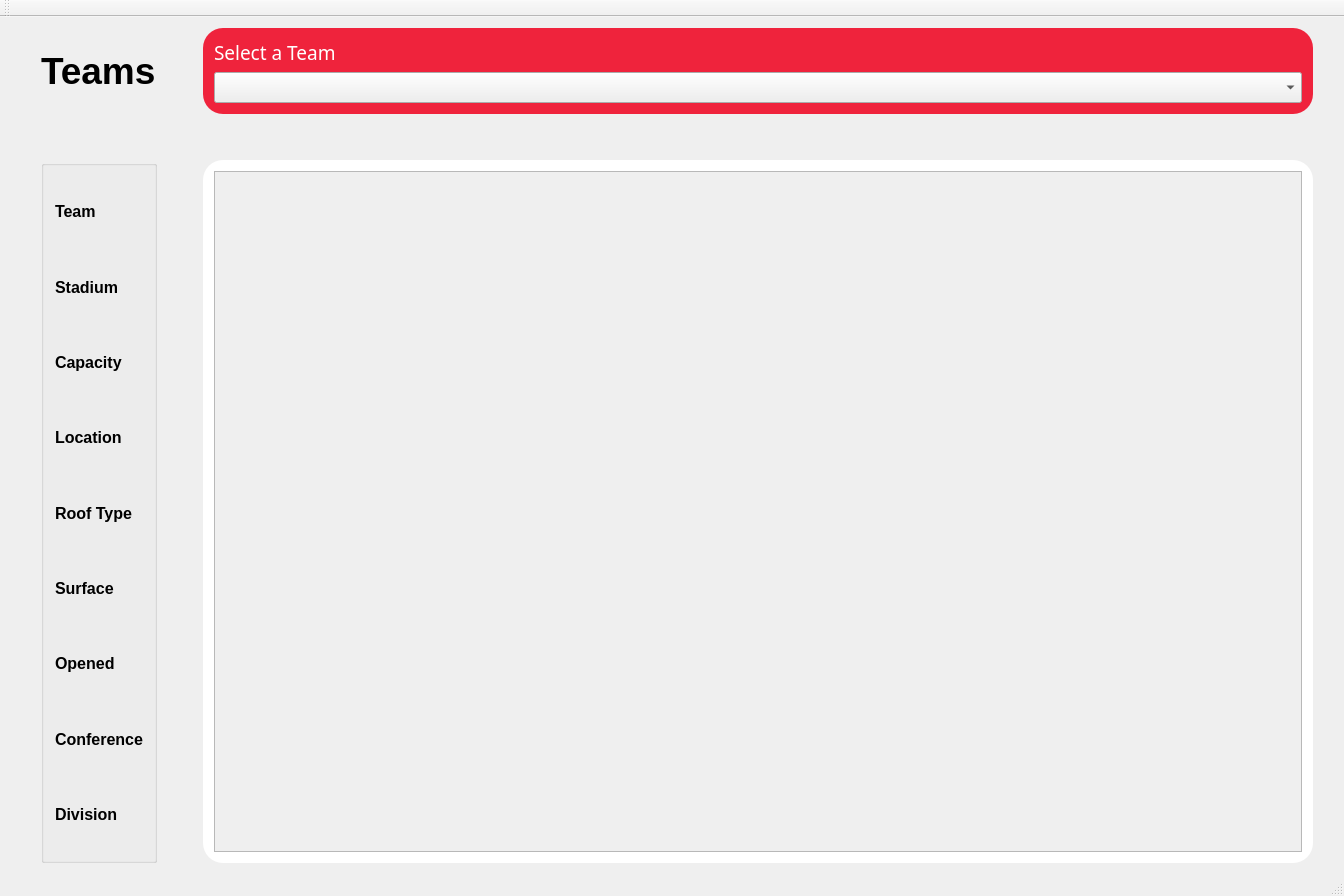
<?xml version="1.0" encoding="UTF-8"?>
<ui version="4.0">
 <class>DisplayTeamsClass</class>
 <widget class="QMainWindow" name="DisplayTeamsClass">
  <property name="geometry">
   <rect>
    <x>0</x>
    <y>0</y>
    <width>1344</width>
    <height>896</height>
   </rect>
  </property>
  <property name="windowTitle">
   <string>DisplayTeams</string>
  </property>
  <widget class="QWidget" name="centralWidget">
   <layout class="QGridLayout" name="gridLayout">
    <item row="0" column="1">
     <widget class="QLabel" name="label">
      <property name="font">
       <font>
        <pointsize>28</pointsize>
        <bold>true</bold>
       </font>
      </property>
      <property name="text">
       <string>Teams</string>
      </property>
     </widget>
    </item>
    <item row="2" column="3">
     <widget class="QGroupBox" name="groupBox">
      <property name="styleSheet">
       <string notr="true">QGroupBox{
	background: white;
	border-radius: 20px;
}
</string>
      </property>
      <property name="title">
       <string/>
      </property>
      <layout class="QVBoxLayout" name="verticalLayout_4">
       <item>
        <widget class="QScrollArea" name="food_scrollArea">
         <property name="widgetResizable">
          <bool>true</bool>
         </property>
         <widget class="QWidget" name="scrollAreaWidgetContents">
          <property name="geometry">
           <rect>
            <x>0</x>
            <y>0</y>
            <width>1083</width>
            <height>680</height>
           </rect>
          </property>
          <layout class="QVBoxLayout" name="verticalLayout">
           <item>
            <layout class="QVBoxLayout" name="vertical_food_layout">
             <item>
              <layout class="QGridLayout" name="gridLayout_2"/>
             </item>
            </layout>
           </item>
          </layout>
         </widget>
        </widget>
       </item>
      </layout>
     </widget>
    </item>
    <item row="1" column="3">
     <spacer name="verticalSpacer">
      <property name="orientation">
       <enum>Qt::Vertical</enum>
      </property>
      <property name="sizeType">
       <enum>QSizePolicy::Fixed</enum>
      </property>
      <property name="sizeHint" stdset="0">
       <size>
        <width>30</width>
        <height>40</height>
       </size>
      </property>
     </spacer>
    </item>
    <item row="0" column="3">
     <widget class="QGroupBox" name="groupBox_2">
      <property name="styleSheet">
       <string notr="true">QGroupBox{
	background: #EF233C;;
	border-radius: 20px;
}
</string>
      </property>
      <property name="title">
       <string/>
      </property>
      <layout class="QVBoxLayout" name="verticalLayout_3">
       <item>
        <widget class="QLabel" name="label_3">
         <property name="font">
          <font>
           <family>Tw Cen MT Condensed Extra Bold</family>
           <pointsize>14</pointsize>
          </font>
         </property>
         <property name="styleSheet">
          <string notr="true">color: white;</string>
         </property>
         <property name="text">
          <string>Select a Team</string>
         </property>
        </widget>
       </item>
       <item>
        <layout class="QVBoxLayout" name="verticalLayout_2">
         <item>
          <widget class="QComboBox" name="teamSelect">
           <property name="font">
            <font>
             <family>Cascadia Mono SemiLight</family>
             <pointsize>12</pointsize>
            </font>
           </property>
          </widget>
         </item>
        </layout>
       </item>
      </layout>
     </widget>
    </item>
    <item row="2" column="1">
     <widget class="QGroupBox" name="groupBox_3">
      <property name="font">
       <font>
        <pointsize>12</pointsize>
        <bold>true</bold>
       </font>
      </property>
      <property name="title">
       <string/>
      </property>
      <layout class="QVBoxLayout" name="verticalLayout_5">
       <item>
        <widget class="QLabel" name="label_2">
         <property name="text">
          <string>Team</string>
         </property>
        </widget>
       </item>
       <item>
        <widget class="QLabel" name="label_4">
         <property name="text">
          <string>Stadium</string>
         </property>
        </widget>
       </item>
       <item>
        <widget class="QLabel" name="label_5">
         <property name="text">
          <string>Capacity</string>
         </property>
        </widget>
       </item>
       <item>
        <widget class="QLabel" name="label_6">
         <property name="text">
          <string>Location</string>
         </property>
        </widget>
       </item>
       <item>
        <widget class="QLabel" name="label_7">
         <property name="text">
          <string>Roof Type</string>
         </property>
        </widget>
       </item>
       <item>
        <widget class="QLabel" name="label_8">
         <property name="text">
          <string>Surface</string>
         </property>
        </widget>
       </item>
       <item>
        <widget class="QLabel" name="label_9">
         <property name="text">
          <string>Opened</string>
         </property>
        </widget>
       </item>
       <item>
        <widget class="QLabel" name="label_10">
         <property name="text">
          <string>Conference</string>
         </property>
        </widget>
       </item>
       <item>
        <widget class="QLabel" name="label_11">
         <property name="text">
          <string>Division</string>
         </property>
        </widget>
       </item>
      </layout>
     </widget>
    </item>
    <item row="0" column="0">
     <spacer name="horizontalSpacer">
      <property name="orientation">
       <enum>Qt::Horizontal</enum>
      </property>
      <property name="sizeType">
       <enum>QSizePolicy::Fixed</enum>
      </property>
      <property name="sizeHint" stdset="0">
       <size>
        <width>30</width>
        <height>20</height>
       </size>
      </property>
     </spacer>
    </item>
    <item row="0" column="2">
     <spacer name="horizontalSpacer_2">
      <property name="orientation">
       <enum>Qt::Horizontal</enum>
      </property>
      <property name="sizeType">
       <enum>QSizePolicy::Fixed</enum>
      </property>
      <property name="sizeHint" stdset="0">
       <size>
        <width>40</width>
        <height>20</height>
       </size>
      </property>
     </spacer>
    </item>
    <item row="0" column="4">
     <spacer name="horizontalSpacer_3">
      <property name="orientation">
       <enum>Qt::Horizontal</enum>
      </property>
      <property name="sizeType">
       <enum>QSizePolicy::Fixed</enum>
      </property>
      <property name="sizeHint" stdset="0">
       <size>
        <width>20</width>
        <height>20</height>
       </size>
      </property>
     </spacer>
    </item>
   </layout>
  </widget>
  <widget class="QMenuBar" name="menuBar">
   <property name="geometry">
    <rect>
     <x>0</x>
     <y>0</y>
     <width>1344</width>
     <height>22</height>
    </rect>
   </property>
  </widget>
  <widget class="QToolBar" name="mainToolBar">
   <attribute name="toolBarArea">
    <enum>TopToolBarArea</enum>
   </attribute>
   <attribute name="toolBarBreak">
    <bool>false</bool>
   </attribute>
  </widget>
  <widget class="QStatusBar" name="statusBar"/>
 </widget>
 <layoutdefault spacing="6" margin="11"/>
 <resources/>
 <connections/>
</ui>
